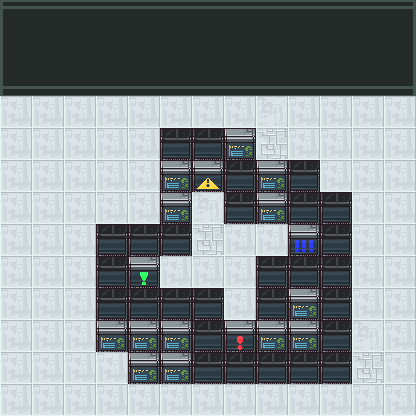

The image is a tile-based game level rendered from a .tmx file. Its description and source (layers, tilesets, objects; grid data summarised) follow:
An orthogonal 13x13 tile map with 32x32 px tiles, 4 tile layers (Camada de Tiles 1, Paredes, detalhesCenario, AlavancasDesenho) and 20 objects (r1, r2, r3, r4, a1, ...).

<map version="1.0" tiledversion="1.0.3" orientation="orthogonal" renderorder="right-down" width="13" height="13" tilewidth="32" tileheight="32" nextobjectid="86">
 <tileset firstgid="1" source="progBotsFinalTileset.tsx" />
 <layer name="Camada de Tiles 1" width="13" height="13">
  <data>[169 cells, 169 non-empty, 13 distinct tile ids]</data>
 </layer>
 <layer name="Paredes" width="13" height="13">
  <data>[169 cells, 41 non-empty, 2 distinct tile ids]</data>
 </layer>
 <objectgroup name="Paredes">
  <object id="32" x="0" y="0" height="416" />
  <object id="33" x="0" y="0" width="416" height="3" />
  <object id="34" x="416" y="0" height="416" />
  <object id="35" x="0" y="416" width="416" height="-12" />
  <object id="76" x="160" y="128" width="32" height="128" />
  <object id="77" x="96" y="224" width="32" height="128" />
  <object id="78" x="128" y="288" width="96" height="96" />
  <object id="79" x="224" y="352" width="32" height="32" />
  <object id="80" x="256" y="256" width="96" height="128" />
  <object id="82" x="256" y="160" width="64" height="64" />
  <object id="83" x="224" y="128" width="32" height="96" />
  <object id="84" x="320" y="192" width="32" height="64" />
 </objectgroup>
 <objectgroup name="robos">
  <object id="15" name="r1" x="224" y="224" width="32" height="32" />
  <object id="16" name="r2" x="192" y="224" width="32" height="32" />
  <object id="17" name="r3" x="192" y="256" width="32" height="32" />
  <object id="70" name="r4" x="224" y="256" width="32" height="32" />
 </objectgroup>
 <objectgroup name="alavancas">
  <object id="24" name="a1" x="224" y="320" width="32" height="32" />
  <object id="25" name="a2" x="288" y="224" width="32" height="32" />
  <object id="26" name="a3" x="192" y="160" width="32" height="32" />
  <object id="68" name="a4" x="128" y="256" width="32" height="32" />
 </objectgroup>
 <layer name="detalhesCenario" width="13" height="13">
  <data>[169 cells, 0 non-empty, 0 distinct tile ids]</data>
 </layer>
 <layer name="AlavancasDesenho" width="13" height="13">
  <data>[169 cells, 4 non-empty, 4 distinct tile ids]</data>
 </layer>
</map>
